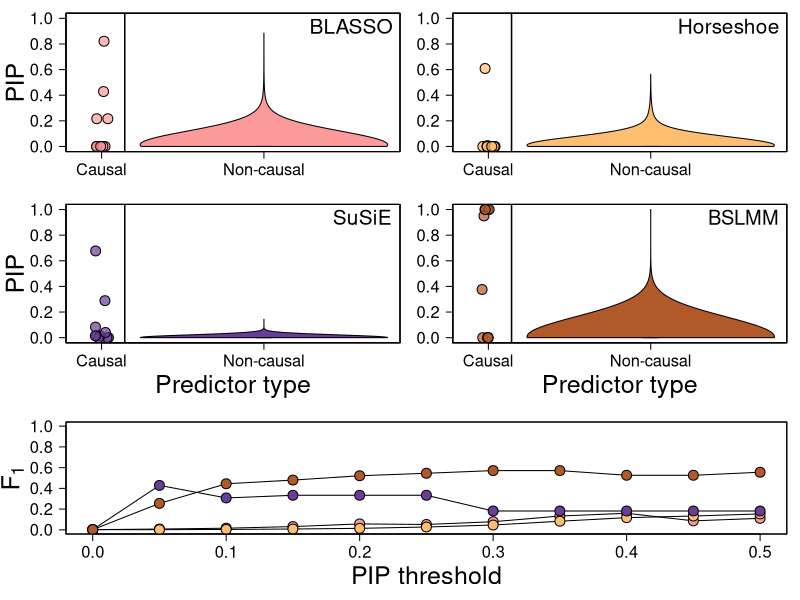

The R script that drew this image:
#############################
## pip_thresh_plot.R
#############################

## JPJ 27 xii 23

#.libPaths("/project/modelscape/share/Rlibs/")
library(vioplot)
#library(MetBrewer)	## for plot colors
#plot_colors <- c("white", met.brewer("Redon", 12, "discrete"))
plot_colors <- c("white", "#a6cee3", "#1f78b4", "#ffff99", "#b2df8a", "#33a02c", "#fb9a99", "#e31a1c", "#fdbf6f", "#ff7f00", "#cab2d6", "#6a3d9a", "#b15928")
thresh_colors <- plot_colors[c(7,9,12,13)]

thresh <- read.delim("pips_scenario24_rep1.txt", header=FALSE, sep=" ")
	dim(thresh)

zeros <- subset(thresh, thresh[,1]==0)
	dim(zeros)
nonzeros <- subset(thresh, thresh[,1]!=0)
	dim(nonzeros)
	
column_order <- c(4, 5, 2, 3)	## blasso, horseshoe, susie, gemma (first column is truth)


## calculate true positive rates, true negative rates, and f1

f1<-function(p, tp, tn){ 
  (2*tp) / (2*tp + p-10-tn + 10-tp)
  }

cutoffs <- seq(0, 0.5, 0.05)
tpr_mat <- matrix(NA, length(cutoffs), dim(thresh)[2]-1)
tnr_mat <- matrix(NA, length(cutoffs), dim(thresh)[2]-1)
f1_mat <- matrix(NA, length(cutoffs), dim(thresh)[2]-1)

for (i in 1:length(cutoffs))
	{
	tpr_mat[i,] <- colMeans(nonzeros[,column_order]>=cutoffs[i])
	tnr_mat[i,] <- colMeans(zeros[,column_order]<cutoffs[i])
	for (j in 1:(dim(thresh)[2]-1))
		{
		f1_mat[i,j] <- f1(10000, colSums(nonzeros[,column_order]>=cutoffs[i])[j], colSums(zeros[,column_order]<cutoffs[i])[j])
		}
	}




## make figures

pdf(file="pip_thresh_plot.pdf", height=9, width=6)
#quartz(height=9, width=6)
layout(matrix(c(1,2,3,4,5,5), nrow=3, ncol=2, byrow=TRUE))
par(mar=c(3,3,1,1), oma=c(2,2,0,0))
for (i in 1:length(column_order))
	{
	plot(0, type="n", xlim=c(0,1), ylim=c(0,1), xaxt="n", xlab="", ylab="", cex.axis=1.5, las=1)
		axis(side=1, at=c(0.075, 0.6), labels=c("Causal", "Non-causal"), cex.axis=1.5)
		abline(v=0.15, lwd=1.5)
		points(jitter(rep(0.075, 10), 15), nonzeros[,column_order[i]], pch=21, bg=adjustcolor(thresh_colors[i], alpha.f=0.7), cex=2)
		vioplot(zeros[,column_order[i]], at=0.6, col=thresh_colors[i], pchMed=23, colMed="black", colMed2="white", cex=0, add=TRUE)
		if (i==1 | i==3) {	mtext("PIP", side=2, line=3, cex=1.5) }
		if (i==3 | i==4) {	mtext("Predictor type", side=1, line=3, cex=1.5) }
		if (i==1) {	mtext("BLASSO", side=3, line=-1.75, adj=0.97, cex=1.25); mtext("A", side=3, adj=-0.275, line=-1, cex=1.5) }
		if (i==2) {	mtext("Horseshoe", side=3, line=-1.75, adj=0.97, cex=1.25) }
		if (i==3) {	mtext("SuSiE", side=3, line=-1.75, adj=0.97, cex=1.25) }
		if (i==4) {	mtext("BSLMM", side=3, line=-1.75, adj=0.97, cex=1.2) }
		box(lwd=1)
	}
par(mar=c(3,3,3,1))
plot(0, type="n", xlim=c(0,0.5), ylim=c(0,1), xlab="", ylab="", las=1, cex.axis=1.5)
	for (i in 1:dim(f1_mat)[2]) { lines(type="o", cutoffs, f1_mat[,i], pch=21, bg=thresh_colors[i], cex=2) }
	box(lwd=1)
	mtext(bquote("F"[1]), side=2, line=3, cex=1.5)
	mtext("PIP threshold", side=1, line=3, cex=1.5)
	mtext("B", side=3, adj=-0.12, line=-1, cex=1.5)
dev.off()
